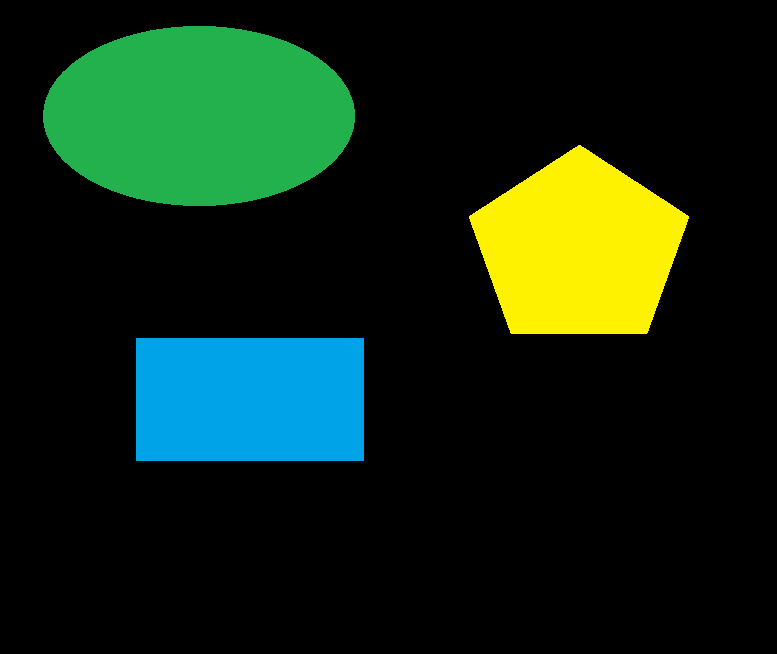
#> input picture Deep-Learning/OpenCv/PyImageSearch-tutorials/Data/Input/Image-1.png, 777 x 654 px
$ python detect_shapes.py --image Data/Input/Image-1.png
#> lines starting #> are read from the running program, lines starting #| are printed output that depends on the picture; after the words box and inside, x2 and y2 are one past the last pixel; in counts of white or black regions, pixels touching at a corner belong together; long printed decimals are rounded
### Deep-Learning/OpenCv/PyImageSearch-tutorials/ImageProcessor/color_labeler.py
from scipy.spatial import distance as dist
from collections import OrderedDict
import numpy as np
import cv2

class ColorLabeler:
    def __init__(self):
		# initialize the colors dictionary, containing the color
		# name as the key and the RGB tuple as the value
        colors = OrderedDict({
            "Red":(255, 0, 0),
            "Green":(0, 255, 0),
            "Blue":(0, 0, 255),
            "Yellow":(255, 255, 0)
        })

		# allocate memory for the L*a*b* image, then initialize
		# the color names list
        self.lab = np.zeros((len(colors), 1, 3), dtype=np.uint8)
        self.colorNames = []

		# loop over the colors dictionary
        for (i, (name, rgb)) in enumerate(colors.items()):
			# update the L*a*b* array and the color names list
            self.lab[i] = rgb
            self.colorNames.append(name)

        # convert the L*a*b* array from the RGB color space
		# to L*a*b*
        self.lab = cv2.cvtColor(self.lab, cv2.COLOR_RGB2LAB)

    def label(self, image, c):
		# construct a mask for the contour, then compute the
		# average L*a*b* value for the masked region
        mask = np.zeros(image.shape[:2], dtype=np.uint8)
        mask = cv2.drawContours(mask, [c], -1, 255, thickness=-1)
        mask = cv2.erode(mask, None, iterations=2)

        mean = cv2.mean(image, mask)[:3]

		# initialize the minimum distance found thus far
        minDist = (np.inf, None)

		# loop over the known L*a*b* color values
        for (i, row) in enumerate(self.lab):

			# compute the distance between the current L*a*b*
			# color value and the mean of the image
            dist_ = dist.euclidean(row[0], mean)

            print(row, dist_)

			# if the distance is smaller than the current distance,
			# then update the bookkeeping variable
            if dist_ < minDist[0]:
                minDist = (dist_, i)

        # return the name of the color with the smallest distance
        return self.colorNames[minDist[1]]

### Deep-Learning/OpenCv/PyImageSearch-tutorials/ImageProcessor/shape_center.py
import cv2

class ShapeCenter:
    def __init__(self):
        pass

    def findCenter(self, c, ratio=1.0):
        M = cv2.moments(c)

        cX = int((M["m10"]/M["m00"])*ratio)
        cY = int((M["m01"]/M["m00"])*ratio)

        return cX, cY

### Deep-Learning/OpenCv/PyImageSearch-tutorials/ImageProcessor/shape_detector.py
import cv2

class ShapeDetector:
    def __init__(self):
        pass

    def detect(self, c):
        shape = "N/A"

        peri = cv2.arcLength(c, closed=True)
        approx = cv2.approxPolyDP(c, 0.04 * peri, closed=True)

        if len(approx) == 3:
            shape = "Triangle"
        elif len(approx) == 4:
            # Can be Square or rectangle

            # compute the bounding box of the contour and use the
			# bounding box to compute the aspect ratio
            (x, y, w, h) = cv2.boundingRect(approx)
            ar = w / float(h)

			# a square will have an aspect ratio that is approximately
			# equal to one, otherwise, the shape is a rectangle
            shape = "Square" if ar >= 0.95 and ar <= 1.05 else "Rectangle"
        elif len(approx) == 5:
            shape = "Pentagon"
        elif len(approx) == 6:
            shape = "Hexagon"
        else:
            shape = "Circle"

        return shape


### Deep-Learning/OpenCv/PyImageSearch-tutorials/detect_shapes.py
import argparse
import cv2
import imutils
from ImageProcessor.shape_detector import ShapeDetector
from ImageProcessor.shape_center import ShapeCenter
from ImageProcessor.color_labeler import ColorLabeler

ap = argparse.ArgumentParser()
ap.add_argument('-i', '--image', required=True, help="Input image path")
ap.add_argument('-w', '--width', type=int, default=300, help="Resize to width")
args = vars(ap.parse_args())

img = cv2.imread(args["image"])
#> img is the input picture: shape (654, 777, 3); mean B, G, R 19.4, 38.1, 17.5
resized = imutils.resize(img, width=args["width"])
ratio = img.shape[0] / float(resized.shape[0])
#> ratio = 2.6

blurred = cv2.GaussianBlur(resized, (5, 5), 0)
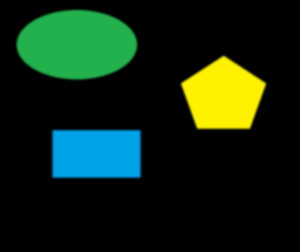
#> blurred: shape (252, 300, 3); mean B, G, R 19.4, 38.1, 17.5

gray = cv2.cvtColor(blurred, cv2.COLOR_BGR2GRAY)
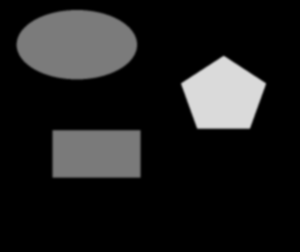
#> gray: shape (252, 300); min 0, max 218, mean 29.8
lab = cv2.cvtColor(blurred, cv2.COLOR_BGR2LAB)
#> lab: shape (252, 300, 3); mean of channels 0, 1, 2 36.6, 121.5, 134.4

thresh = cv2.threshold(gray, 60, 255, cv2.THRESH_BINARY)[1]
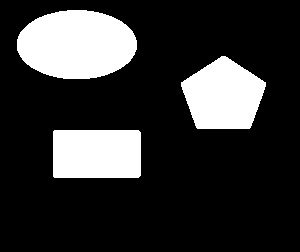
#> thresh: shape (252, 300); 20.1% white; 3 white regions

cnts = cv2.findContours(thresh.copy(), cv2.RETR_EXTERNAL, cv2.CHAIN_APPROX_SIMPLE)
#> cnts = 3 contours; box (x1, y1, x2, y2) and area: (17, 10, 137, 79) 6420, (181, 56, 266, 129) 4331, (53, 130, 141, 178) 4084
cnts = imutils.grab_contours(cnts)

shape_detector = ShapeDetector()
shape_center = ShapeCenter()
color_labeler = ColorLabeler()

for c in cnts:
    cX, cY = shape_center.findCenter(c, ratio)

    shape = shape_detector.detect(c)
    color = color_labeler.label(lab, c)

    c = c.astype("float")
    c *= ratio
    c = c.astype("int")

    cv2.drawContours(img, [c], -1, (0, 255, 0), thickness=2)
    cv2.circle(img, (cX, cY), 7, (255, 255, 255), thickness=-1)
    cv2.putText(img, f'{color} {shape}', (cX-20, cY-20), cv2.FONT_HERSHEY_SIMPLEX, 0.5, (255, 255, 255), thickness=2)

    cv2.imshow('Shape', img)
    cv2.waitKey(500)
#> this loop made 3 passes
#> (cX, cY, shape, peri in detect, mean in label, color) on passes 2 to 3: (578, 247, 'Pentagon', 262.8, (238.9, 113, 220), 'Yellow'), (198, 114, 'Pentagon', 316.6, (162, 70.01, 169), 'Green')
#> (cX, cY, shape, peri in detect, approx in detect, x in detect, y in detect, w in detect) on pass 1: (250, 398, 'Rectangle', 264.5, [[53, 131], [54, 177], [140, 175], [138, 130]], 53, 130, 88)
#| [[136 208 195]] 145.765
#| [[224  42 211]] 161.674
#| [[ 82 207  20]] 134.568
#| [[248 106 223]] 165.318
#| [[136 208 195]] 142.238
#| [[224  42 211]] 73.088
#| [[ 82 207  20]] 270.983
#| [[248 106 223]] 11.894
#| [[136 208 195]] 142.807
#| [[224  42 211]] 79.958
#> (further printed lines are left out)
#> pass 1, in label, `mask = cv2.erode(mask, None, iterations=2)`:
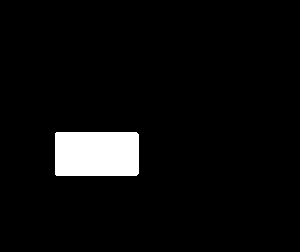
#> mask: shape (252, 300); 4.9% white; 1 white region, box (x1, y1, x2, y2) and area: (55, 132, 139, 176) 3688
#> pass 1, `cv2.imshow('Shape', img)`:
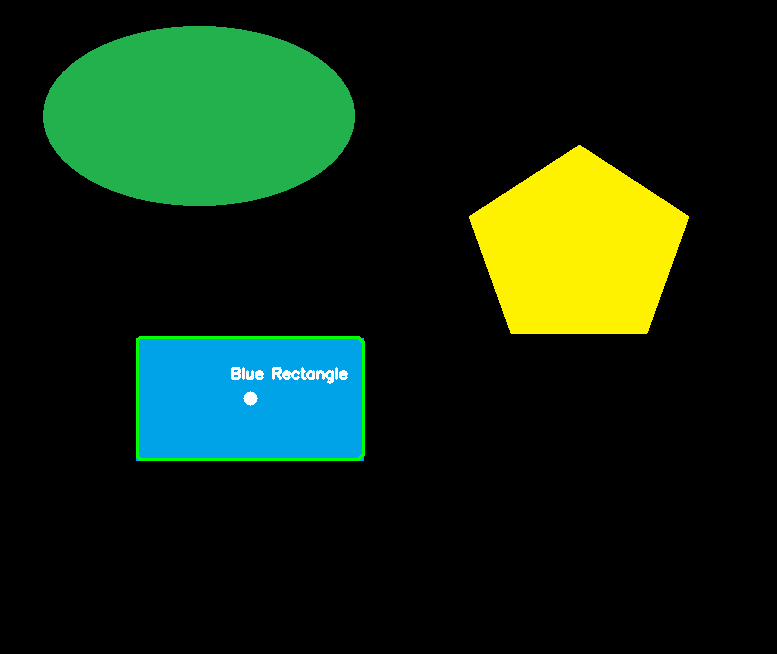
#> window 'Shape': shape (654, 777, 3); mean B, G, R 18.8, 38.8, 18
#> pass 2, in label (call 2), `mask = cv2.drawContours(mask, [c], -1, 255, thickness=-1)`:
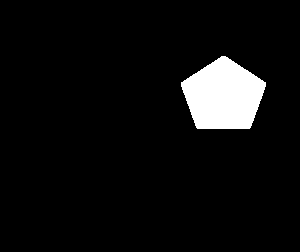
#> mask: shape (252, 300); 5.9% white; 1 white region, box (x1, y1, x2, y2) and area: (181, 56, 266, 129) 4446
#> after the loop:
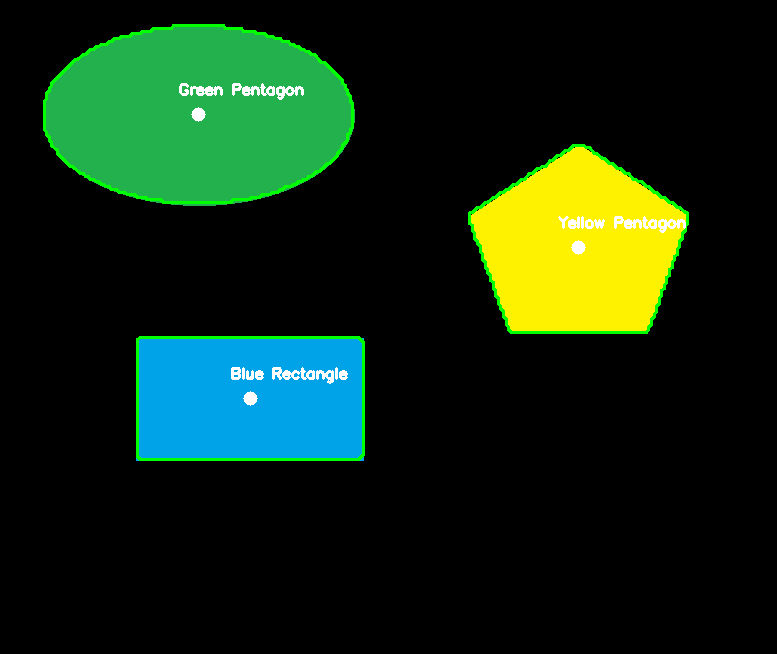
#> img: shape (654, 777, 3); 1.93% of pixels changed, all inside (x1, y1, x2, y2) = (43, 24, 689, 461)

cv2.destroyAllWindows()
